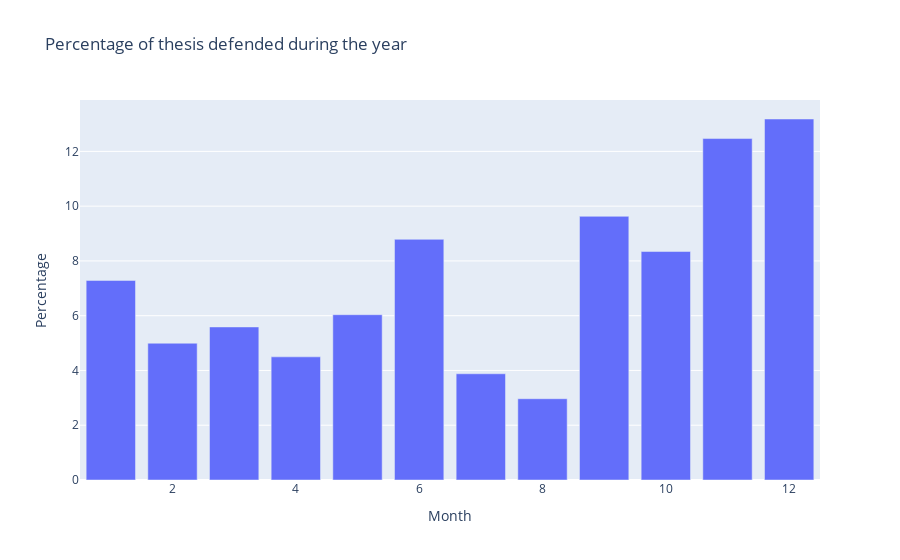

The cell this chart's notebook holds for it:
### Code cell
df_months.groupby('Month').mean().reset_index().plot.bar(x='Month', y='Percentage', title='Percentage of thesis defended during the year')

### Figure 1 — Plotly figure (JSON) as saved in the notebook; plotly's stock layout.template omitted (floating-point values rounded to 4 significant figures)
{"data": [{"alignmentgroup": "True", "hovertemplate": "Month=%{x}<br>Percentage=%{y}<extra></extra>", "legendgroup": "", "marker": {"color": "#636efa", "pattern": {"shape": ""}}, "name": "", "offsetgroup": "", "orientation": "v", "showlegend": false, "textposition": "auto", "type": "bar", "x": [1, 2, 3, 4, 5, 6, 7, 8, 9, 10, 11, 12], "xaxis": "x", "y": [7.288, 4.994, 5.589, 4.497, 6.037, 8.788, 3.879, 2.968, 9.629, 8.343, 12.47, 13.18], "yaxis": "y"}], "layout": {"barmode": "relative", "legend": {"tracegroupgap": 0}, "title": {"text": "Percentage of thesis defended during the year"}, "xaxis": {"anchor": "y", "domain": [0, 1], "title": {"text": "Month"}}, "yaxis": {"anchor": "x", "domain": [0, 1], "title": {"text": "Percentage"}}}}
